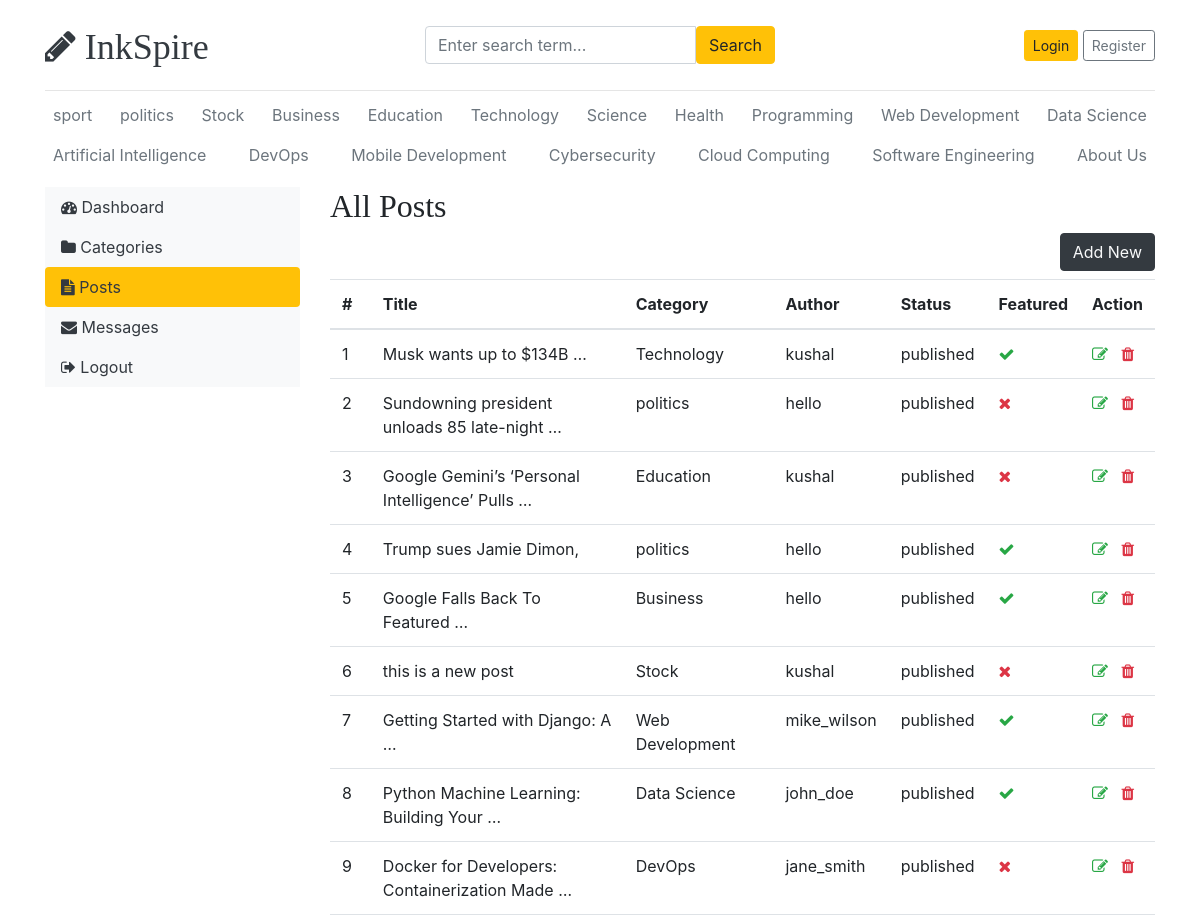
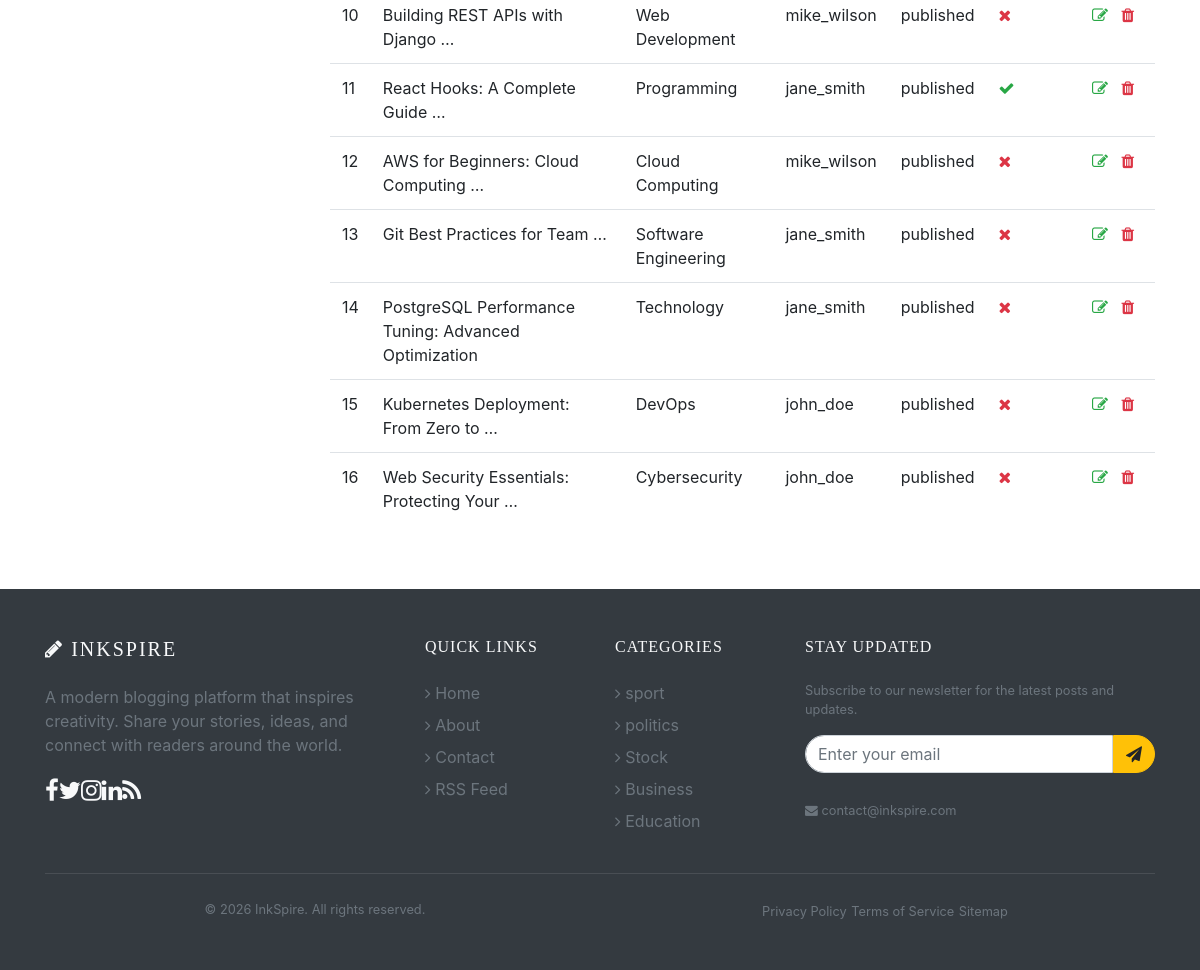
The app's page /dashboard/posts/ with its own data (2 pictures, top to bottom).
### blogs/models.py (models this page shows, shortened)
class Category(models.Model):
    name = models.CharField(max_length=100, unique=True)
    created_at = models.DateTimeField(auto_now_add=True)
    updated_at = models.DateTimeField(auto_now=True)
    class Meta:
        verbose_name = "Category"
        verbose_name_plural = "Categories"
    def __str__(self):
        return self.name

class Blog(models.Model):
    title = models.CharField(max_length=200)
    slug = models.SlugField(max_length=200, unique=True)
    category = models.ForeignKey(Category, on_delete=models.CASCADE)
    author = models.ForeignKey(User, on_delete=models.CASCADE)
    created_at = models.DateTimeField(auto_now_add=True)
    updated_at = models.DateTimeField(auto_now=True)
    featured_image = models.ImageField(
        upload_to='uploads/%Y/%m/%d', blank=True, null=True)
    blog_body = CKEditor5Field('Content', config_name='extends')
    short_description = models.TextField(max_length=500)
    status = models.CharField(
        max_length=10, choices=STATUS_CHOICES, default='draft')
    is_featured = models.BooleanField(default=False)
    views = models.PositiveIntegerField(default=0)
    meta_description = models.CharField(max_length=160, blank=True, null=True)
    class Meta:
        verbose_name = "Blog"
        verbose_name_plural = "Blogs"

### dashboard/views.py (the view)
# urls.py: path('posts/', views.posts, name='posts'),
def posts(request):
    posts = Blog.objects.all()
    context = {
        'posts': posts
    }
    return render(request, 'dashboard/posts.html', context)

### blogs/context_processors.py (called while the page is built)
def get_categories(request):
  categories=Category.objects.all()
  return dict(categories=categories)

### templates/dashboard/posts.html (shortened to what this page needs)
{% extends 'base.html' %}
{% block content %}
<div class="row">
    {% include 'dashboard/sidebar.html' %}
    <div class="col-md-9">
        <h2>All Posts</h2>
        <a href="{% url 'add_post' %}" class="btn btn-dark text-light float-right mb-2">Add New</a>
        <table class="table table-hover">
            <thead>
              <tr>
                <th>#</th>
                <th>Title</th>
                <th>Category</th>
                <th>Author</th>
                <th>Status</th>
                <th>Featured</th>
                <th>Action</th>
              </tr>
            </thead>
            <tbody>
            {% for post in posts %}
              <tr>
                <td>{{ forloop.counter }}</td>
                <td>{{ post.title | truncatewords:5 }}</td>
                <td>{{ post.category }}</td>
                <td>{{ post.author }}</td>
                <td>{{ post.status }}</td>
                <td>{% if post.is_featured %}<i class="fa fa-check text-success"></i>{% else %}<i class="fa fa-times text-danger"></i>{% endif %}</td>
                <td>
                    <a href="{% url 'edit_post' post.id %}"><i class="fa fa-edit text-success"></i></a>
                    <a href="{% url 'delete_post' post.id %}"><i class="fa fa-trash text-danger"></i></a>
                </td>
              </tr>
            {% endfor %}
            </tbody>
          </table>
    </div>
</div>
{% endblock %}

### templates/base.html (shortened to what this page needs)
{% load static %}
<!DOCTYPE html>
<html lang="en">
<head>
  <link href="https://getbootstrap.com/docs/4.0/dist/css/bootstrap.min.css" rel="stylesheet">
  <link href="{% static 'css/blog.css' %}" rel="stylesheet">
  <link rel="stylesheet" href="https://cdnjs.cloudflare.com/ajax/libs/font-awesome/4.7.0/css/font-awesome.min.css">
</head>
<body>
  <div class="container">
    <header class="blog-header py-3">
      <div class="row flex-nowrap justify-content-between align-items-center">
        <div class="col-4 pt-1">
          <a class="blog-header-logo text-dark" href="/"><i class="fa fa-pencil"></i> InkSpire</a>
        </div>
        <div class="col-4">
          <form action="{% url 'search' %}" method="">
            <div class="input-group">
              <input class="form-control" type="text" name="keyword" value="{{ keyword }}"
                placeholder="Enter search term..." aria-label="Enter search term..." aria-describedby="button-search" />
              <button type="submit" class="btn btn-warning" id="button-search" type="button">Search</button>
            </div>
          </form>
        </div>
        <div class="col-4 d-flex justify-content-end align-items-center">
          {% if not user.is_authenticated %}
          <a class="btn btn-sm btn-warning" href="{% url 'login' %}">Login</a> &nbsp;
          <a class="btn btn-sm btn-outline-secondary" href="{% url 'register' %}">Register</a>
          {% else %}
          <a class="btn btn-sm btn-outline-secondary mr-2" href="{% url 'profile' %}"><i class="fa fa-user"></i>
            Profile</a>
          <a class="btn btn-sm btn-warning mr-2" href="{% url 'dashboard' %}">Dashboard</a>
          <a class="btn btn-sm btn-outline-danger mr-2" href="{% url 'logout' %}">Logout</a>
          {% endif %}
        </div>
      </div>
    </header>
    <div class="nav-scroller py-1 mb-2">
      <nav class="nav d-flex justify-content-between">
        {% for category in categories %}
        <a class="p-2 text-muted" href="{% url 'posts_by_category' category.id %}">{{category.name}}</a>
        {% endfor %}
        <a class="p-2 text-muted" href="{% url 'about' %}">About Us</a>
      </nav>
    </div>
    {% block content %}
    {% endblock %}
  </div>
  <footer class="bg-dark text-light mt-5">
    <div class="container py-5">
      <div class="row">
        <div class="col-lg-4 col-md-6 mb-4 mb-lg-0">
          <h5 class="text-uppercase mb-4" style="letter-spacing: 2px;"><i class="fa fa-pencil"></i> InkSpire</h5>
          <p class="text-muted">A modern blogging platform that inspires creativity. Share your stories, ideas, and
            connect
            with readers around the world.</p>
          <div class="d-flex mt-3">
            <a href="#" class="text-light me-3" style="font-size: 1.5rem;"><i class="fa fa-facebook"></i></a>
            <a href="#" class="text-light me-3" style="font-size: 1.5rem;"><i class="fa fa-twitter"></i></a>
            <a href="#" class="text-light me-3" style="font-size: 1.5rem;"><i class="fa fa-instagram"></i></a>
            <a href="#" class="text-light me-3" style="font-size: 1.5rem;"><i class="fa fa-linkedin"></i></a>
            <a href="{% url 'rss_feed' %}" class="text-light" style="font-size: 1.5rem;"><i class="fa fa-rss"></i></a>
          </div>
        </div>
        <div class="col-lg-2 col-md-6 mb-4 mb-lg-0">
          <h6 class="text-uppercase mb-4" style="letter-spacing: 1px;">Quick Links</h6>
          <ul class="list-unstyled">
            <li class="mb-2"><a href="{% url 'home' %}" class="text-muted text-decoration-none hover-light"><i
                  class="fa fa-angle-right me-2"></i> Home</a></li>
            <li class="mb-2"><a href="{% url 'about' %}" class="text-muted text-decoration-none hover-light"><i
                  class="fa fa-angle-right me-2"></i> About</a></li>
            <li class="mb-2"><a href="{% url 'contact' %}" class="text-muted text-decoration-none hover-light"><i
                  class="fa fa-angle-right me-2"></i> Contact</a></li>
            <li class="mb-2"><a href="{% url 'rss_feed' %}" class="text-muted text-decoration-none hover-light"><i
                  class="fa fa-angle-right me-2"></i> RSS Feed</a></li>
          </ul>
        </div>
        <div class="col-lg-2 col-md-6 mb-4 mb-lg-0">
          <h6 class="text-uppercase mb-4" style="letter-spacing: 1px;">Categories</h6>
          <ul class="list-unstyled">
            {% for category in categories|slice:":5" %}
            <li class="mb-2"><a href="{% url 'posts_by_category' category.id %}"
                class="text-muted text-decoration-none"><i class="fa fa-angle-right me-2"></i> {{ category.name }}</a>
            </li>
            {% endfor %}
          </ul>
        </div>
        <div class="col-lg-4 col-md-6 mb-4 mb-lg-0">
          <h6 class="text-uppercase mb-4" style="letter-spacing: 1px;">Stay Updated</h6>
          <p class="text-muted small">Subscribe to our newsletter for the latest posts and updates.</p>
          <form class="mt-3">
            <div class="input-group">
              <input type="email" class="form-control" placeholder="Enter your email"
                style="border-radius: 25px 0 0 25px;">
              <button class="btn btn-warning" type="button" style="border-radius: 0 25px 25px 0;"><i
                  class="fa fa-paper-plane"></i></button>
            </div>
          </form>
          <div class="mt-4">
            <span class="text-muted small"><i class="fa fa-envelope me-2"></i> contact@inkspire.com</span>
          </div>
        </div>
      </div>
      <hr class="my-4" style="border-color: rgba(255,255,255,0.1);">
      <div class="row align-items-center">
        <div class="col-md-6 text-center text-md-start">
          <p class="text-muted mb-0 small">&copy; 2026 InkSpire. All rights reserved.</p>
        </div>
        <div class="col-md-6 text-center text-md-end">
          <a href="#" class="text-muted text-decoration-none small me-3">Privacy Policy</a>
          <a href="#" class="text-muted text-decoration-none small me-3">Terms of Service</a>
          <a href="/sitemap.xml" class="text-muted text-decoration-none small">Sitemap</a>
        </div>
      </div>
    </div>
  </footer>
</body>
</html>

### blog_main/static/css/blog.css (style rules this page uses)
.blog-header { border-bottom: 1px solid #e5e5e5; }
.blog-header-logo { font-family: "Playfair Display", Georgia, "Times New Roman", serif; font-size: 2.25rem; }
h1, h2, h3, h4, h5, h6 { font-family: "Playfair Display", Georgia, "Times New Roman", serif; }

### records on screen
Category: name "sport"
Category: name "politics"
Category: name "Stock"
Category: name "Business"
Category: name "Education"
Category: name "Technology"
Category: name "Science"
Category: name "Health"
Category: name "Programming"
Category: name "Web Development"
Category: name "Data Science"
Category: name "Artificial Intelligence"
Category: name "DevOps"
Category: name "Mobile Development"
Category: name "Cybersecurity"
Category: name "Cloud Computing"
Category: name "Software Engineering"
Blog: title "Musk wants up to $134B …", category "Technology", author "kushal", status "published", is_featured True (drawn)
Blog: title "Sundowning president unloads 85 late-night …", category "politics", author "hello", status "published", is_featured False (drawn)
Blog: title "Google Gemini’s ‘Personal Intelligence’ Pulls …", category "Education", author "kushal", status "published", is_featured False (drawn)
Blog: title "Trump sues Jamie Dimon,", category "politics", author "hello", status "published", is_featured True (drawn)
Blog: title "Google Falls Back To Featured …", category "Business", author "hello", status "published", is_featured True (drawn)
Blog: title "this is a new post", category "Stock", author "kushal", status "published", is_featured False (drawn)
Blog: title "Getting Started with Django: A …", category "Web Development", author "mike_wilson", status "published", is_featured True (drawn)
Blog: title "Python Machine Learning: Building Your …", category "Data Science", author "john_doe", status "published", is_featured True (drawn)
Blog: title "Docker for Developers: Containerization Made …", category "DevOps", author "jane_smith", status "published", is_featured False (drawn)
Blog: title "Building REST APIs with Django …", category "Web Development", author "mike_wilson", status "published", is_featured False (drawn)
Blog: title "React Hooks: A Complete Guide …", category "Programming", author "jane_smith", status "published", is_featured True (drawn)
Blog: title "AWS for Beginners: Cloud Computing …", category "Cloud Computing", author "mike_wilson", status "published", is_featured False (drawn)
Blog: title "Git Best Practices for Team …", category "Software Engineering", author "jane_smith", status "published", is_featured False (drawn)
Blog: title "PostgreSQL Performance Tuning: Advanced Optimization", category "Technology", author "jane_smith", status "published", is_featured False (drawn)
Blog: title "Kubernetes Deployment: From Zero to …", category "DevOps", author "john_doe", status "published", is_featured False (drawn)
Blog: title "Web Security Essentials: Protecting Your …", category "Cybersecurity", author "john_doe", status "published", is_featured False (drawn)
